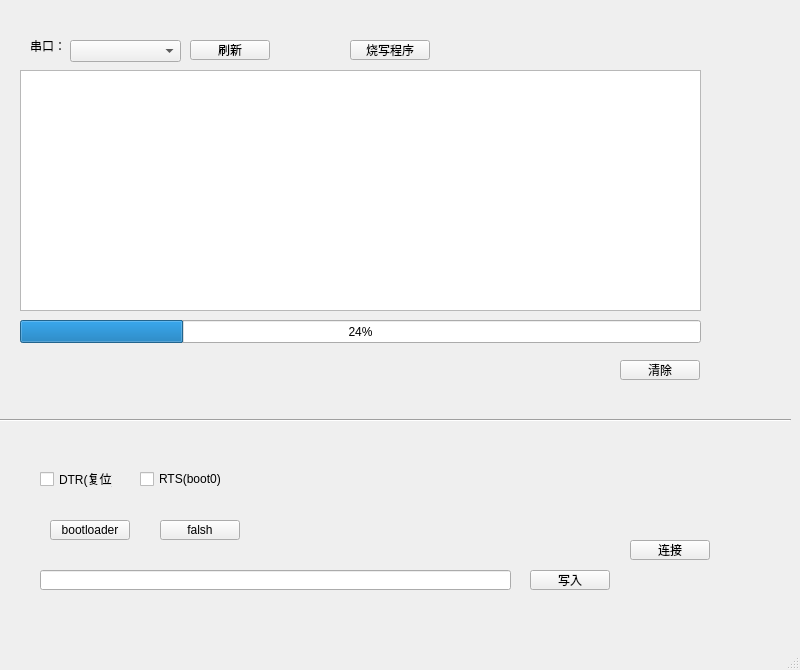
<?xml version="1.0" encoding="UTF-8"?>
<ui version="4.0">
 <class>MainWindow</class>
 <widget class="QMainWindow" name="MainWindow">
  <property name="geometry">
   <rect>
    <x>0</x>
    <y>0</y>
    <width>800</width>
    <height>670</height>
   </rect>
  </property>
  <property name="windowTitle">
   <string>MainWindow</string>
  </property>
  <widget class="QWidget" name="centralwidget">
   <widget class="QLabel" name="label">
    <property name="geometry">
     <rect>
      <x>30</x>
      <y>40</y>
      <width>54</width>
      <height>12</height>
     </rect>
    </property>
    <property name="text">
     <string>串口：</string>
    </property>
   </widget>
   <widget class="QComboBox" name="comboBox_com">
    <property name="geometry">
     <rect>
      <x>70</x>
      <y>40</y>
      <width>111</width>
      <height>22</height>
     </rect>
    </property>
   </widget>
   <widget class="QPushButton" name="pushButton_refresh">
    <property name="geometry">
     <rect>
      <x>190</x>
      <y>40</y>
      <width>80</width>
      <height>20</height>
     </rect>
    </property>
    <property name="text">
     <string>刷新</string>
    </property>
   </widget>
   <widget class="QPushButton" name="pushButton_connect">
    <property name="geometry">
     <rect>
      <x>630</x>
      <y>540</y>
      <width>80</width>
      <height>20</height>
     </rect>
    </property>
    <property name="text">
     <string>连接</string>
    </property>
   </widget>
   <widget class="QCheckBox" name="checkBox_DTR">
    <property name="geometry">
     <rect>
      <x>40</x>
      <y>470</y>
      <width>73</width>
      <height>18</height>
     </rect>
    </property>
    <property name="text">
     <string>DTR(复位)</string>
    </property>
   </widget>
   <widget class="QCheckBox" name="checkBox_RTS">
    <property name="geometry">
     <rect>
      <x>140</x>
      <y>470</y>
      <width>81</width>
      <height>18</height>
     </rect>
    </property>
    <property name="text">
     <string>RTS(boot0)</string>
    </property>
   </widget>
   <widget class="QTextBrowser" name="textBrowser">
    <property name="geometry">
     <rect>
      <x>20</x>
      <y>70</y>
      <width>681</width>
      <height>241</height>
     </rect>
    </property>
   </widget>
   <widget class="QPushButton" name="pushButton_clear">
    <property name="geometry">
     <rect>
      <x>620</x>
      <y>360</y>
      <width>80</width>
      <height>20</height>
     </rect>
    </property>
    <property name="text">
     <string>清除</string>
    </property>
   </widget>
   <widget class="QPushButton" name="pushButton_flash">
    <property name="geometry">
     <rect>
      <x>160</x>
      <y>520</y>
      <width>80</width>
      <height>20</height>
     </rect>
    </property>
    <property name="text">
     <string>falsh</string>
    </property>
   </widget>
   <widget class="QPushButton" name="pushButton_bootLoader">
    <property name="geometry">
     <rect>
      <x>50</x>
      <y>520</y>
      <width>80</width>
      <height>20</height>
     </rect>
    </property>
    <property name="text">
     <string>bootloader</string>
    </property>
   </widget>
   <widget class="QLineEdit" name="lineEdit_data">
    <property name="geometry">
     <rect>
      <x>40</x>
      <y>570</y>
      <width>471</width>
      <height>20</height>
     </rect>
    </property>
   </widget>
   <widget class="QPushButton" name="pushButton_write">
    <property name="geometry">
     <rect>
      <x>530</x>
      <y>570</y>
      <width>80</width>
      <height>20</height>
     </rect>
    </property>
    <property name="text">
     <string>写入</string>
    </property>
   </widget>
   <widget class="QPushButton" name="pushButton_writeFlash">
    <property name="geometry">
     <rect>
      <x>350</x>
      <y>40</y>
      <width>80</width>
      <height>20</height>
     </rect>
    </property>
    <property name="text">
     <string>烧写程序</string>
    </property>
   </widget>
   <widget class="Line" name="line">
    <property name="geometry">
     <rect>
      <x>0</x>
      <y>410</y>
      <width>791</width>
      <height>21</height>
     </rect>
    </property>
    <property name="orientation">
     <enum>Qt::Horizontal</enum>
    </property>
   </widget>
   <widget class="QProgressBar" name="progressBar">
    <property name="geometry">
     <rect>
      <x>20</x>
      <y>320</y>
      <width>681</width>
      <height>23</height>
     </rect>
    </property>
    <property name="value">
     <number>24</number>
    </property>
   </widget>
  </widget>
  <widget class="QMenuBar" name="menubar">
   <property name="geometry">
    <rect>
     <x>0</x>
     <y>0</y>
     <width>800</width>
     <height>21</height>
    </rect>
   </property>
  </widget>
  <widget class="QStatusBar" name="statusbar"/>
 </widget>
 <resources/>
 <connections/>
</ui>
